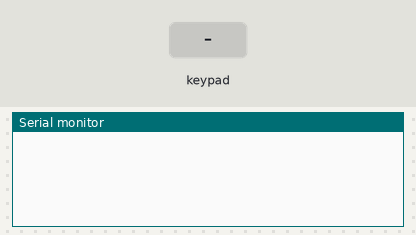
Recording of a sketch running on a simulated Arduino Uno, built with avr-gcc and run on an emulated ATmega328P. Parts: the last lines printed to the serial monitor. The test bench sets the inputs (shaded band).

Above: at 1.2 s.
1.3 s: key 'A' pressed
At 2.5 s:
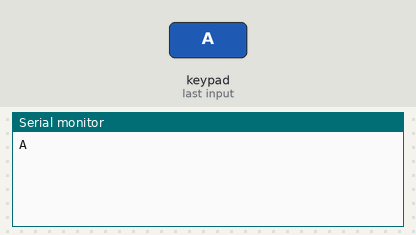
2.8 s: key 'B' pressed
At 4.0 s:
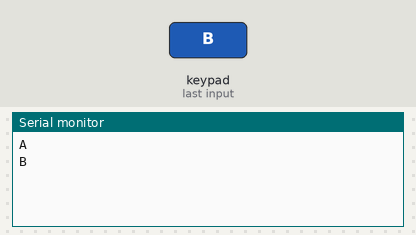

The sketch:

4x4.ino
```cpp
#include <Keypad.h>

const byte ROWS = 2;

const byte COLS = 1;

char keys[ROWS][COLS] = {

  {'A'},

  {'B'}

};
byte rowPins[ROWS] = {4,3};
byte colPins[COLS] = {2};

Keypad keypad = Keypad( makeKeymap(keys), rowPins, colPins, ROWS, COLS );

void setup(){
  Serial.begin(9600);
}

void loop(){
  char key = keypad.getKey();

  if (key){
    Serial.println(key);
  }
}
```

Measured:
- after the input at 1.3 s, the serial monitor: prints a new line at once (image 1)
- after the input at 2.8 s, the serial monitor: prints a new line at once (image 2)
